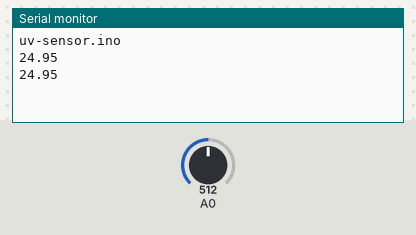
Bench run of a sketch on a simulated Arduino Uno, built with avr-gcc and run on an emulated ATmega328P. Shown: the last lines printed to the serial monitor. The inputs (shaded band) are chosen by the test bench; at power-on: A0 = 512.

Above: at 1.8 s.
1.9 s: A0 set to 716
At 2.8 s:
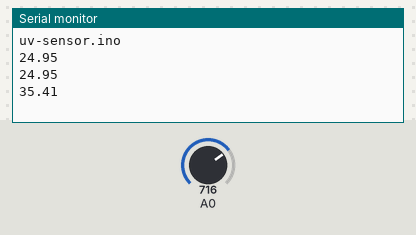
3.4 s: A0 set to 900
At 4.7 s:
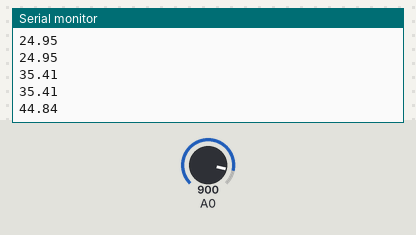
Timing chart, 0 to 6.4 s (numbered marks = the images above; inputs shaded):
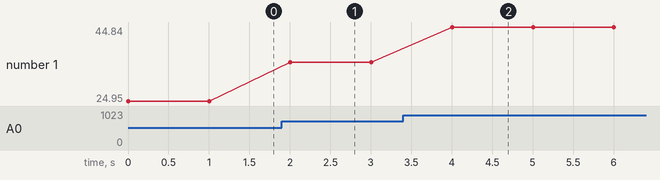

Measured:
- after the input at 1.9 s, the serial monitor: prints a new line after 0.10 s (image 1)
- after the input at 3.4 s, the serial monitor: prints a new line after 0.60 s (image 2)
- plotted number 1: 24.95 → 35.41 after the input at 1.9 s, 35.41 → 44.84 after the input at 3.4 s

The sketch:

uv-sensor.ino
```cpp
//
//    FILE: UV_sensor.ino
//  AUTHOR: Rob Tillaart
// PURPOSE: demo
//     URL: https://github.com/RobTillaart/uv-sensor


void setup()
{
  Serial.begin(115200);
  Serial.println();
  Serial.println(__FILE__);
  Serial.println();
}


void loop()
{
  Serial.println(indexUV(A0, 1023, 5.0));  //  assume UNO analog port
  delay(1000);
}


float indexUV(uint16_t pin, int16_t analog_max, float voltage_max)
{
  uint16_t raw = analogRead(pin);
  float millivolt = (voltage_max * raw * 1000) / analog_max;
  float uvi = 0.0;

  if (millivolt < 50)
  {
    return uvi;
  }
  if (millivolt < 227)
  {
    //  linear interpolation between 0..1
    uvi = (millivolt - 50) / (227 - 50);
    return uvi;
  }
  //  linear interpolation between 1..11
  //  formula derived with spreadsheet.
  uvi = 0.0104865310 * millivolt - 1.289154988;
  return uvi;
}


//  -- END OF FILE --
```
